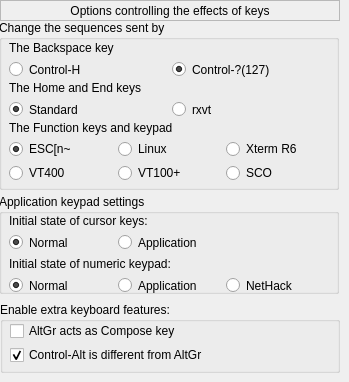
   <widget class="QWidget" name="page_4">
    <widget class="QLabel" name="label_12">
     <property name="geometry">
      <rect>
       <x>0</x>
       <y>0</y>
       <width>340</width>
       <height>21</height>
      </rect>
     </property>
     <property name="frameShape">
      <enum>QFrame::StyledPanel</enum>
     </property>
     <property name="text">
      <string>Options controlling the effects of keys</string>
     </property>
     <property name="alignment">
      <set>Qt::AlignCenter</set>
     </property>
    </widget>
    <widget class="QGroupBox" name="groupBox_9">
     <property name="geometry">
      <rect>
       <x>-1</x>
       <y>20</y>
       <width>340</width>
       <height>170</height>
      </rect>
     </property>
     <property name="title">
      <string>Change the sequences sent by</string>
     </property>
     <widget class="QLabel" name="label_13">
      <property name="geometry">
       <rect>
        <x>10</x>
        <y>20</y>
        <width>320</width>
        <height>16</height>
       </rect>
      </property>
      <property name="text">
       <string>The Backspace key</string>
      </property>
     </widget>
     <widget class="QLabel" name="label_14">
      <property name="geometry">
       <rect>
        <x>10</x>
        <y>60</y>
        <width>141</width>
        <height>16</height>
       </rect>
      </property>
      <property name="text">
       <string>The Home and End keys</string>
      </property>
     </widget>
     <widget class="QLabel" name="label_15">
      <property name="geometry">
       <rect>
        <x>10</x>
        <y>100</y>
        <width>201</width>
        <height>16</height>
       </rect>
      </property>
      <property name="text">
       <string>The Function keys and keypad</string>
      </property>
     </widget>
     <widget class="QWidget" name="layoutWidget8">
      <property name="geometry">
       <rect>
        <x>10</x>
        <y>40</y>
        <width>320</width>
        <height>19</height>
       </rect>
      </property>
      <layout class="QHBoxLayout" name="horizontalLayout_5">
       <item>
        <widget class="QRadioButton" name="rb_backspacekey_ctrlh">
         <property name="text">
          <string>Control-H</string>
         </property>
         <attribute name="buttonGroup">
          <string>buttonGroup</string>
         </attribute>
        </widget>
       </item>
       <item>
        <widget class="QRadioButton" name="rb_backspace_ctrl127">
         <property name="text">
          <string>Control-?(127)</string>
         </property>
         <property name="checked">
          <bool>true</bool>
         </property>
         <attribute name="buttonGroup">
          <string>buttonGroup</string>
         </attribute>
        </widget>
       </item>
      </layout>
     </widget>
     <widget class="QWidget" name="layoutWidget9">
      <property name="geometry">
       <rect>
        <x>10</x>
        <y>80</y>
        <width>320</width>
        <height>19</height>
       </rect>
      </property>
      <layout class="QHBoxLayout" name="horizontalLayout_6">
       <item>
        <widget class="QRadioButton" name="rb_homeendkeys_std">
         <property name="text">
          <string>Standard</string>
         </property>
         <property name="checked">
          <bool>true</bool>
         </property>
         <attribute name="buttonGroup">
          <string>buttonGroup_3</string>
         </attribute>
        </widget>
       </item>
       <item>
        <widget class="QRadioButton" name="rb_homeendkeys_rxvt">
         <property name="text">
          <string>rxvt</string>
         </property>
         <attribute name="buttonGroup">
          <string>buttonGroup_3</string>
         </attribute>
        </widget>
       </item>
      </layout>
     </widget>
     <widget class="QWidget" name="layoutWidget10">
      <property name="geometry">
       <rect>
        <x>10</x>
        <y>120</y>
        <width>320</width>
        <height>42</height>
       </rect>
      </property>
      <layout class="QGridLayout" name="gridLayout">
       <item row="0" column="0">
        <widget class="QRadioButton" name="rb_fnkeys_esc">
         <property name="text">
          <string>ESC[n~</string>
         </property>
         <property name="checked">
          <bool>true</bool>
         </property>
         <attribute name="buttonGroup">
          <string>gp_fnkeys</string>
         </attribute>
        </widget>
       </item>
       <item row="0" column="1">
        <widget class="QRadioButton" name="rb_fnkeys_linux">
         <property name="text">
          <string>Linux</string>
         </property>
         <attribute name="buttonGroup">
          <string>gp_fnkeys</string>
         </attribute>
        </widget>
       </item>
       <item row="0" column="2">
        <widget class="QRadioButton" name="rb_fnkeys_xtermr6">
         <property name="text">
          <string>Xterm R6</string>
         </property>
         <attribute name="buttonGroup">
          <string>gp_fnkeys</string>
         </attribute>
        </widget>
       </item>
       <item row="1" column="0">
        <widget class="QRadioButton" name="rb_fnkeys_vt400">
         <property name="text">
          <string>VT400</string>
         </property>
         <attribute name="buttonGroup">
          <string>gp_fnkeys</string>
         </attribute>
        </widget>
       </item>
       <item row="1" column="1">
        <widget class="QRadioButton" name="rb_fnkeys_vt100">
         <property name="text">
          <string>VT100+</string>
         </property>
         <attribute name="buttonGroup">
          <string>gp_fnkeys</string>
         </attribute>
        </widget>
       </item>
       <item row="1" column="2">
        <widget class="QRadioButton" name="rb_fnkeys_sco">
         <property name="text">
          <string>SCO</string>
         </property>
         <attribute name="buttonGroup">
          <string>gp_fnkeys</string>
         </attribute>
        </widget>
       </item>
      </layout>
     </widget>
    </widget>
    <widget class="QGroupBox" name="groupBox_10">
     <property name="geometry">
      <rect>
       <x>-1</x>
       <y>194</y>
       <width>340</width>
       <height>100</height>
      </rect>
     </property>
     <property name="title">
      <string>Application keypad settings</string>
     </property>
     <widget class="QWidget" name="">
      <property name="geometry">
       <rect>
        <x>10</x>
        <y>20</y>
        <width>320</width>
        <height>80</height>
       </rect>
      </property>
      <layout class="QGridLayout" name="gridLayout_6">
       <item row="0" column="0" colspan="3">
        <widget class="QLabel" name="label_16">
         <property name="text">
          <string>Initial state of cursor keys:</string>
         </property>
        </widget>
       </item>
       <item row="1" column="0">
        <widget class="QRadioButton" name="rb_inicursorkeys_normal">
         <property name="text">
          <string>Normal</string>
         </property>
         <property name="checked">
          <bool>true</bool>
         </property>
         <attribute name="buttonGroup">
          <string>buttonGroup_4</string>
         </attribute>
        </widget>
       </item>
       <item row="1" column="1">
        <widget class="QRadioButton" name="rb_inicursorkeys_app">
         <property name="text">
          <string>Application</string>
         </property>
         <attribute name="buttonGroup">
          <string>buttonGroup_4</string>
         </attribute>
        </widget>
       </item>
       <item row="2" column="0" colspan="3">
        <widget class="QLabel" name="label_17">
         <property name="text">
          <string>Initial state of numeric keypad:</string>
         </property>
        </widget>
       </item>
       <item row="3" column="0">
        <widget class="QRadioButton" name="rb_ininumkeys_normal">
         <property name="text">
          <string>Normal</string>
         </property>
         <property name="checked">
          <bool>true</bool>
         </property>
        </widget>
       </item>
       <item row="3" column="1">
        <widget class="QRadioButton" name="rb_ininumkeys_app">
         <property name="text">
          <string>Application</string>
         </property>
        </widget>
       </item>
       <item row="3" column="2">
        <widget class="QRadioButton" name="rb_ininumerickeys_nethack">
         <property name="text">
          <string>NetHack</string>
         </property>
        </widget>
       </item>
      </layout>
     </widget>
    </widget>
    <widget class="QGroupBox" name="groupBox_11">
     <property name="geometry">
      <rect>
       <x>0</x>
       <y>302</y>
       <width>340</width>
       <height>71</height>
      </rect>
     </property>
     <property name="title">
      <string>Enable extra keyboard features:</string>
     </property>
     <widget class="QWidget" name="">
      <property name="geometry">
       <rect>
        <x>10</x>
        <y>20</y>
        <width>320</width>
        <height>42</height>
       </rect>
      </property>
      <layout class="QVBoxLayout" name="verticalLayout_18">
       <item>
        <widget class="QCheckBox" name="chb_altgrkey">
         <property name="text">
          <string>AltGr acts as Compose key</string>
         </property>
        </widget>
       </item>
       <item>
        <widget class="QCheckBox" name="chb_ctrl_alt">
         <property name="text">
          <string>Control-Alt is different from AltGr</string>
         </property>
         <property name="checked">
          <bool>true</bool>
         </property>
        </widget>
       </item>
      </layout>
     </widget>
    </widget>
   </widget>
